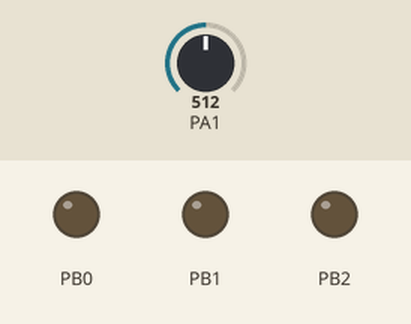
The program below on a simulated ATtiny84, built with avr-gcc and emulated at 8 MHz. On the bench: output pins drawn as LEDs (lit = HIGH). The test bench sets the inputs (shaded band); at power-on: PA1 = 512. Sleep ends after the set time or at an interrupt. At 7.8 s the program stops and its outputs stay as they are.

Above: at 1.2 s.
1.3 s: PA1 set to 553
2.8 s: PA1 set to 564
At 4.0 s:
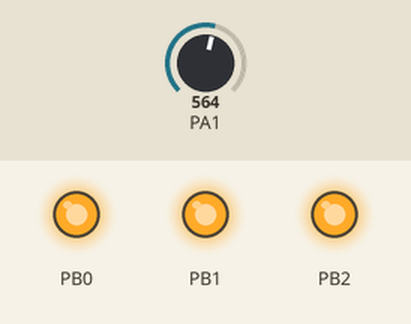
Timing chart, 0 to 9.3 s (numbered marks = the images above; inputs shaded):
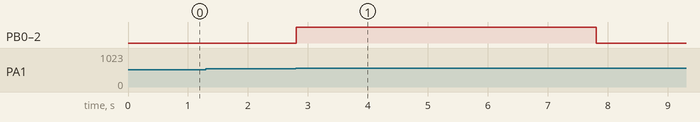

The program:

main.c
```c
#define	F_CPU 8000000UL

#include <avr/io.h>
#include <avr/sleep.h>
#include <util/delay.h>

void adc_on()
{
	/*
	ADC Prescaler needs to be set so that the ADC input frequency is between 50 - 200kHz.

	Example prescaler values for various frequencies

	Clock   Available prescaler values
   ---------------------------------------
	 1 MHz   8 (125kHz), 16 (62.5kHz)
	 4 MHz   32 (125kHz), 64 (62.5kHz)
	 8 MHz   64 (125kHz), 128 (62.5kHz)
	16 MHz   128 (125kHz)
	*/

   ADMUX =
            (0 << REFS1) |     // Sets ref. voltage to Vcc, bit 1
            (0 << REFS0) |     // Sets ref. voltage to Vcc, bit 0
            (0 << MUX5)  |     // use ADC1 for input (PA1), MUX bit 5
            (0 << MUX4)  |     // use ADC1 for input (PA1), MUX bit 4
            (0 << MUX3)  |     // use ADC1 for input (PA1), MUX bit 3
            (0 << MUX2)  |     // use ADC1 for input (PA1), MUX bit 2
            (0 << MUX1)  |     // use ADC1 for input (PA1), MUX bit 1
            (1 << MUX0);       // use ADC1 for input (PA1), MUX bit 0

  ADCSRA =
            (1 << ADEN)  |     // Enable ADC
            (1 << ADPS2) |     // set prescaler to 64
            (1 << ADPS1) |
            (0 << ADPS0);

  ADCSRB =
            (1 << ADLAR);      // left shift result (for 8-bit values)
	//        (0 << ADLAR);      // right shift result (for 10-bit values)
}

// https://www.heise.de/ct/artikel/Erste-Schritte-mit-den-Mikrocontrollern-ATtiny84-und-85-4399393.html
// http://www.marcelpost.com/wiki/index.php/ATtiny84_ADC

// Generates 3 random bits ands sets outputs PB0:2 accordingly
// and goes to power down after 5 seconds.
int main(void)
{
	DDRA = 0b00000000;
	DDRB = 0b00000111; // outputs

#if 1
	adc_on();

	uint8_t random = 0;

	// we want at least one bit set
	while((random & 7) == 0)
	{
		// get 3 random bits (LSB of an ADC sample)
		for(int i=0; i<3; ++i) {
			random <<= 1;

			ADCSRA |= (1 << ADSC);         // start ADC measurement
			while (ADCSRA & (1 << ADSC) ); // wait till conversion complete

			random |= (ADCH & 1);
		}
	}

	PORTB = (random & 7);
#else
	PORTB = 7:
#endif

	// ADC OFF
	ADMUX  = 0;
	ADCSRA = 0;

	_delay_ms(5000);

	PORTB = 0;
	DDRB = 0;

	set_sleep_mode(SLEEP_MODE_PWR_DOWN);
	sleep_enable();
	sleep_mode(); // system sleeps here

    while (1)
    {
    }
}
```

Measured:
- the behaviour switches between 563 and 564 on PA1 (found by bisection; images 0 and 1)
- after the input at 1.3 s, every drawn part: stays the same
- after the input at 2.8 s, PB0–2: LOW → HIGH at once, → LOW 5.0 s later
